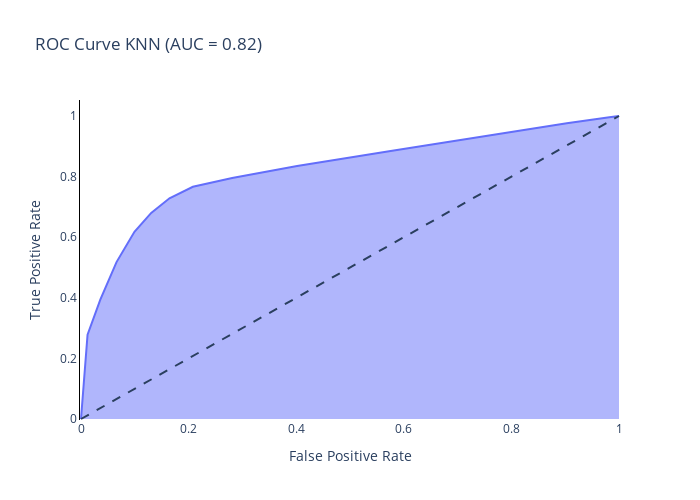

This figure's notebook cell:
### Code cell
# Compute ROC curve
fpr, tpr, thresholds = roc_curve(y_test, y_pred_proba)

# Create a DataFrame for Plotly
roc_data = pd.DataFrame({
    'False Positive Rate': fpr,
    'True Positive Rate': tpr
})

# Plot ROC curve
fig = px.area(
    roc_data, 
    x='False Positive Rate', 
    y='True Positive Rate', 
    title=f'ROC Curve KNN (AUC = {auc:.2f})',
    width=700, 
    height=500
)

fig.update_layout(
    plot_bgcolor='white',
    xaxis=dict(showgrid=False),
    yaxis=dict(showgrid=False, linecolor='black'),
    paper_bgcolor='white'
)

fig.add_shape(
    type='line',
    line=dict(dash='dash'),
    x0=0, x1=1, y0=0, y1=1
)

fig.show()

### Figure 1 — Plotly figure (JSON) as saved in the notebook; plotly's stock layout.template omitted (floating-point values rounded to 4 significant figures)
{"data": [{"fillpattern": {"shape": ""}, "hovertemplate": "False Positive Rate=%{x}<br>True Positive Rate=%{y}<extra></extra>", "legendgroup": "", "line": {"color": "#636efa"}, "marker": {"symbol": "circle"}, "mode": "lines", "name": "", "orientation": "v", "showlegend": false, "stackgroup": "1", "type": "scatter", "x": [0, 0.01217, 0.0359, 0.06602, 0.09937, 0.1305, 0.1645, 0.208, 0.281, 0.4017, 0.5756, 0.763, 0.9029, 0.9821, 1], "xaxis": "x", "y": [0, 0.278, 0.3937, 0.5178, 0.6176, 0.6803, 0.7284, 0.7665, 0.7952, 0.8347, 0.8841, 0.9377, 0.9762, 0.9959, 1], "yaxis": "y"}], "layout": {"height": 500, "legend": {"tracegroupgap": 0}, "paper_bgcolor": "white", "plot_bgcolor": "white", "shapes": [{"line": {"dash": "dash"}, "type": "line", "x0": 0, "x1": 1, "y0": 0, "y1": 1}], "title": {"text": "ROC Curve KNN (AUC = 0.82)"}, "width": 700, "xaxis": {"anchor": "y", "autorange": true, "domain": [0, 1], "range": [-0.001859, 1.002], "showgrid": false, "title": {"text": "False Positive Rate"}, "type": "linear"}, "yaxis": {"anchor": "x", "autorange": true, "domain": [0, 1], "linecolor": "black", "range": [-0.0033, 1.053], "showgrid": false, "title": {"text": "True Positive Rate"}, "type": "linear"}}}
